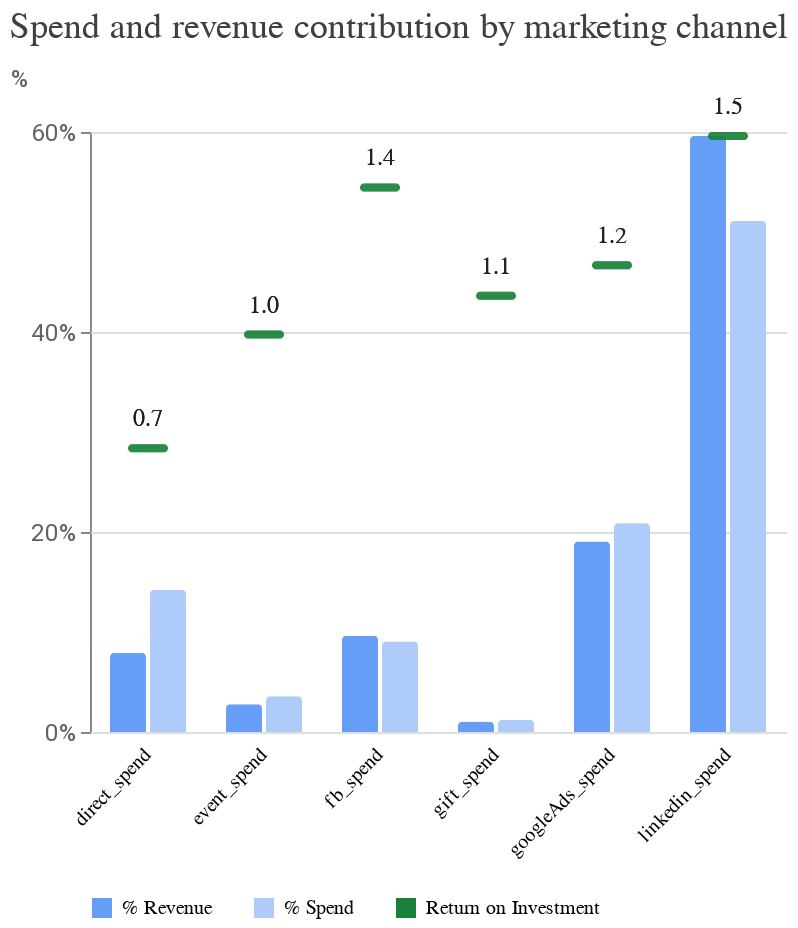

Notebook source saved alongside this figure:
### Code cell
media_summary.plot_spend_vs_contribution()

### Figure 1 — Vega-Lite specification as saved in the notebook (floating-point values rounded to 4 significant figures)
{"config": {"view": {"continuousWidth": 300, "continuousHeight": 300, "strokeOpacity": 0}, "axis": {"labelColor": "#5F6368", "labelFont": "Roboto", "labelFontSize": 12, "titleColor": "#5F6368", "titleFont": "Roboto", "titleFontSize": 12, "titleFontWeight": "normal", "titlePadding": 10}, "header": {"labelAlign": "right", "labelAngle": -45, "labelBaseline": "middle", "labelOrient": "bottom", "title": null}}, "data": {"name": "data-6353d4e1ed6fd30894230cee40543617"}, "facet": {"column": {"field": "channel", "type": "nominal"}}, "spec": {"layer": [{"mark": {"type": "bar", "cornerRadiusEnd": 2, "tooltip": true}, "encoding": {"color": {"field": "label", "legend": {"columnPadding": 20, "orient": "bottom", "rowPadding": 10, "title": null}, "scale": {"domain": ["% Revenue", "% Spend", "Return on Investment"], "range": ["#669DF6", "#AECBFA", "#188038"]}, "type": "nominal"}, "tooltip": [{"field": "pct", "format": ".1%", "type": "quantitative"}], "x": {"axis": {"labels": false, "ticks": false, "title": null}, "field": "label", "scale": {"paddingOuter": 0.5}, "type": "nominal"}, "y": {"axis": {"format": "%", "tickCount": 2, "titleAlign": "left", "titleAngle": 0, "titleY": -20}, "field": "pct", "type": "quantitative"}}}, {"mark": {"type": "tick", "color": "#188038", "cornerRadius": 2, "size": 20, "thickness": 4, "tooltip": true}, "encoding": {"tooltip": [{"field": "roi", "format": ".2f", "type": "quantitative"}], "y": {"field": "roi_scaled", "title": "%", "type": "quantitative"}}}, {"mark": {"type": "text", "color": "#202124", "dy": -15, "fontSize": 12}, "encoding": {"text": {"field": "roi", "format": ".1f", "type": "quantitative"}, "y": {"field": "roi_scaled", "type": "quantitative"}}}]}, "spacing": -1, "title": {"text": "Spend and revenue contribution by marketing channel", "anchor": "start", "color": "#3C4043", "font": "Google Sans Display", "fontSize": 18, "fontWeight": "normal", "offset": 10}, "$schema": "https://vega.github.io/schema/vega-lite/v5.20.1.json", "datasets": {"data-6353d4e1ed6fd30894230cee40543617": [{"channel": "linkedin_spend", "pct": 0.5961, "label": "% Revenue", "roi": 1.511, "roi_scaled": 0.5961}, {"channel": "gift_spend", "pct": 0.01015, "label": "% Revenue", "roi": 1.105, "roi_scaled": 0.4362}, {"channel": "direct_spend", "pct": 0.07904, "label": "% Revenue", "roi": 0.7191, "roi_scaled": 0.2837}, {"channel": "fb_spend", "pct": 0.09632, "label": "% Revenue", "roi": 1.38, "roi_scaled": 0.5446}, {"channel": "googleAds_spend", "pct": 0.1906, "label": "% Revenue", "roi": 1.183, "roi_scaled": 0.4667}, {"channel": "event_spend", "pct": 0.02777, "label": "% Revenue", "roi": 1.007, "roi_scaled": 0.3975}, {"channel": "linkedin_spend", "pct": 0.511, "label": "% Spend", "roi": 1.511, "roi_scaled": 0.5961}, {"channel": "gift_spend", "pct": 0.01189, "label": "% Spend", "roi": 1.105, "roi_scaled": 0.4362}, {"channel": "direct_spend", "pct": 0.1424, "label": "% Spend", "roi": 0.7191, "roi_scaled": 0.2837}, {"channel": "fb_spend", "pct": 0.09038, "label": "% Spend", "roi": 1.38, "roi_scaled": 0.5446}, {"channel": "googleAds_spend", "pct": 0.2087, "label": "% Spend", "roi": 1.183, "roi_scaled": 0.4667}, {"channel": "event_spend", "pct": 0.0357, "label": "% Spend", "roi": 1.007, "roi_scaled": 0.3975}]}}
